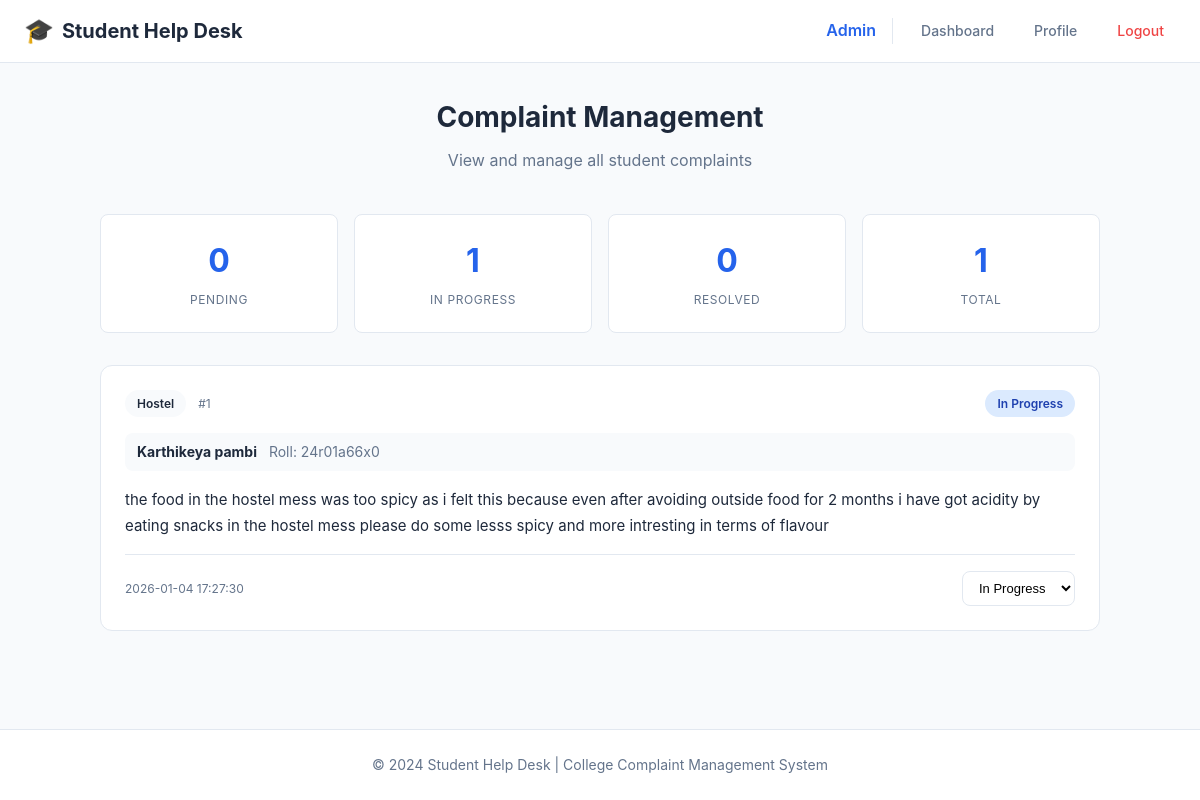
Screenshot of /admin/dashboard (signed in) with the database file from the repository.
### tables this page shows
CREATE TABLE complaints (
            id INTEGER PRIMARY KEY AUTOINCREMENT,
            student_id INTEGER NOT NULL,
            category TEXT NOT NULL,
            message TEXT NOT NULL,
            status TEXT DEFAULT 'Pending',
            admin_id INTEGER,
            created_at TIMESTAMP DEFAULT CURRENT_TIMESTAMP,
            updated_at TIMESTAMP DEFAULT CURRENT_TIMESTAMP,
            FOREIGN KEY (student_id) REFERENCES students(id),
            FOREIGN KEY (admin_id) REFERENCES admins(id)
        );

CREATE TABLE students (
            id INTEGER PRIMARY KEY AUTOINCREMENT,
            name TEXT NOT NULL,
            roll TEXT UNIQUE NOT NULL
        );

### app.py (the view)
@app.route('/admin/dashboard')
@admin_required
def admin_dashboard():
    if not session.get('profile_complete'):
        flash('Please complete your profile first.', 'warning')
        return redirect(url_for('admin_profile'))
    conn = get_db()
    cursor = conn.cursor()
    cursor.execute('''
        SELECT c.*, s.name as student_name, s.roll as student_roll,
               a.admin_name as assigned_admin
        FROM complaints c
        JOIN students s ON c.student_id = s.id
        LEFT JOIN admins a ON c.admin_id = a.id
        ORDER BY
            CASE c.status
                WHEN 'Pending' THEN 1
                WHEN 'In Progress' THEN 2
                ELSE 3
            END,
            c.created_at DESC
    ''')
    complaints = cursor.fetchall()
    conn.close()
    return render_template('admin/dashboard.html', complaints=complaints)

### app.py (called while the page is built)
def get_db():
    conn = sqlite3.connect(DATABASE)
    conn.row_factory = sqlite3.Row
    return conn

def admin_required(f):
    @wraps(f)
    def decorated_function(*args, **kwargs):
        if 'admin_id' not in session:
            flash('Please login as an administrator first.', 'error')
            return redirect(url_for('admin_login'))
        return f(*args, **kwargs)
    return decorated_function

### templates/admin/dashboard.html (shortened to what this page needs)
{% extends "base.html" %}
{% block content %}
<div class="admin-dashboard">
    <div class="dashboard-header">
        <h1>Complaint Management</h1>
        <p>View and manage all student complaints</p>
    </div>
    <div class="stats-row">
        <div class="stat-card">
            <span class="stat-number">{{ complaints|selectattr('status', 'equalto', 'Pending')|list|length }}</span>
            <span class="stat-label">Pending</span>
        </div>
        <div class="stat-card">
            <span class="stat-number">{{ complaints|selectattr('status', 'equalto', 'In Progress')|list|length }}</span>
            <span class="stat-label">In Progress</span>
        </div>
        <div class="stat-card">
            <span class="stat-number">{{ complaints|selectattr('status', 'equalto', 'Resolved')|list|length }}</span>
            <span class="stat-label">Resolved</span>
        </div>
        <div class="stat-card">
            <span class="stat-number">{{ complaints|length }}</span>
            <span class="stat-label">Total</span>
        </div>
    </div>
    {% if complaints %}
        <div class="admin-complaints-list">
            {% for complaint in complaints %}
                <div class="admin-complaint-card">
                    <div class="complaint-header">
                        <div class="complaint-info">
                            <span class="complaint-category">{{ complaint.category }}</span>
                            <span class="complaint-id">#{{ complaint.id }}</span>
                        </div>
                        <span class="complaint-status status-{{ complaint.status|lower|replace(' ', '-') }}">
                            {{ complaint.status }}
                        </span>
                    </div>
                    <div class="student-info">
                        <strong>{{ complaint.student_name }}</strong>
                        <span>Roll: {{ complaint.student_roll }}</span>
                    </div>
                    <div class="complaint-body">
                        <p class="complaint-message">{{ complaint.message }}</p>
                    </div>
                    <div class="complaint-actions">
                        <span class="complaint-date">{{ complaint.created_at }}</span>
                        {% if not complaint.admin_id %}
                            <form method="POST" action="{{ url_for('admin_take_complaint', complaint_id=complaint.id) }}" class="inline-form">
                                <button type="submit" class="btn btn-primary btn-sm">
                                    Take Responsibility
                                </button>
                            </form>
                        {% elif complaint.admin_id == session.get('admin_id') %}
                            <form method="POST" action="{{ url_for('admin_update_status', complaint_id=complaint.id) }}" class="status-form">
                                <select name="status" onchange="this.form.submit()">
                                    <option value="In Progress" {% if complaint.status == 'In Progress' %}selected{% endif %}>In Progress</option>
                                </select>
                            </form>
                        {% else %}
                            <span class="assigned-to">Assigned to: {{ complaint.assigned_admin }}</span>
                        {% endif %}
                    </div>
                </div>
            {% endfor %}
        </div>
    {% else %}
        <div class="empty-state">
            <div class="empty-icon">📋</div>
            <h2>No Complaints</h2>
            <p>There are no complaints in the system yet.</p>
        </div>
    {% endif %}
</div>
{% endblock %}

### templates/base.html (shortened to what this page needs)
<!DOCTYPE html>
<html lang="en">
<head>
    <link rel="stylesheet" href="{{ url_for('static', filename='css/style.css') }}">
</head>
<body>
    <nav class="navbar">
        <div class="nav-container">
            <a href="{{ url_for('home') }}" class="nav-brand">
                <span class="brand-icon">🎓</span>
                Student Help Desk
            </a>
            <div class="nav-links">
                {% if session.get('student_id') %}
                    <span class="nav-user">{{ session.get('student_name') }}</span>
                    <a href="{{ url_for('student_dashboard') }}" class="nav-link">Dashboard</a>
                    <a href="{{ url_for('student_complaints') }}" class="nav-link">My Complaints</a>
                    <a href="{{ url_for('student_logout') }}" class="nav-link nav-logout">Logout</a>
                {% elif session.get('admin_id') %}
                    <span class="nav-user">Admin</span>
                    <a href="{{ url_for('admin_dashboard') }}" class="nav-link">Dashboard</a>
                    <a href="{{ url_for('admin_profile') }}" class="nav-link">Profile</a>
                    <a href="{{ url_for('admin_logout') }}" class="nav-link nav-logout">Logout</a>
                {% else %}
                    <a href="{{ url_for('student_login') }}" class="nav-link">Student</a>
                    <a href="{{ url_for('admin_login') }}" class="nav-link">Admin</a>
                {% endif %}
            </div>
        </div>
    </nav>
    <main class="main-content">
        {% block content %}{% endblock %}
    </main>
    <footer class="footer">
        <p>&copy; 2024 Student Help Desk | College Complaint Management System</p>
    </footer>
</body>
</html>

### static/css/style.css (style rules this page uses)
:root { --primary: #2563eb; --primary-dark: #1d4ed8; --primary-light: #3b82f6; --secondary: #64748b; --success: #22c55e; --warning: #f59e0b; --danger: #ef4444; --background: #f8fafc; --surface: #ffffff; --text: #1e293b; --text-muted: #64748b; --border: #e2e8f0; --shadow: 0 1px 3px rgba(0, 0, 0, 0.1); --shadow-md: 0 4px 6px -1px rgba(0, 0, 0, 0.1); --shadow-lg: 0 10px 15px -3px rgba(0, 0, 0, 0.1); --radius: 8px; --radius-lg: 12px; --transition: all 0.2s ease; }
*, *::before, *::after { box-sizing: border-box; margin: 0; padding: 0; }
html { font-size: 16px; -webkit-font-smoothing: antialiased; }
body { font-family: -apple-system, BlinkMacSystemFont, 'Segoe UI', Roboto, Oxygen, Ubuntu, sans-serif; background-color: var(--background); color: var(--text); line-height: 1.6; min-height: 100vh; display: flex; flex-direction: column; }
a { color: var(--primary); text-decoration: none; transition: var(--transition); }
.navbar { background: var(--surface); border-bottom: 1px solid var(--border); padding: 0.75rem 1.5rem; position: sticky; top: 0; z-index: 100; }
.nav-container { max-width: 1200px; margin: 0 auto; display: flex; justify-content: space-between; align-items: center; }
.nav-brand { font-weight: 700; font-size: 1.25rem; color: var(--text); display: flex; align-items: center; gap: 0.5rem; }
.brand-icon { font-size: 1.5rem; }
.nav-links { display: flex; align-items: center; gap: 1rem; }
.nav-link { padding: 0.5rem 0.75rem; border-radius: var(--radius); color: var(--text-muted); font-weight: 500; font-size: 0.875rem; }
.nav-logout { color: var(--danger); }
.nav-user { font-weight: 600; color: var(--primary); padding-right: 1rem; border-right: 1px solid var(--border); }
.main-content { flex: 1; padding: 2rem 1.5rem; max-width: 1200px; margin: 0 auto; width: 100%; }
.dashboard-header { text-align: center; margin-bottom: 2.5rem; }
.dashboard-header h1 { font-size: 1.75rem; margin-bottom: 0.5rem; }
.dashboard-header p { color: var(--text-muted); }
.complaint-header { display: flex; justify-content: space-between; align-items: center; margin-bottom: 1rem; }
.complaint-category { background: var(--background); padding: 0.25rem 0.75rem; border-radius: 9999px; font-size: 0.75rem; font-weight: 600; color: var(--text); }
.complaint-status { padding: 0.25rem 0.75rem; border-radius: 9999px; font-size: 0.75rem; font-weight: 600; }
.status-in-progress { background: #dbeafe; color: #1e40af; }
.complaint-message { color: var(--text); font-size: 0.9375rem; margin-bottom: 1rem; line-height: 1.7; }
.complaint-date { font-size: 0.75rem; color: var(--text-muted); }
.admin-dashboard { max-width: 1000px; margin: 0 auto; }
.stats-row { display: grid; grid-template-columns: repeat(4, 1fr); gap: 1rem; margin-bottom: 2rem; }
.stat-card { background: var(--surface); border: 1px solid var(--border); border-radius: var(--radius); padding: 1.25rem; text-align: center; }
.stat-number { display: block; font-size: 2rem; font-weight: 700; color: var(--primary); }
.stat-label { font-size: 0.75rem; color: var(--text-muted); text-transform: uppercase; letter-spacing: 0.05em; }
.admin-complaints-list { display: flex; flex-direction: column; gap: 1rem; }
.admin-complaint-card { background: var(--surface); border: 1px solid var(--border); border-radius: var(--radius-lg); padding: 1.5rem; }
.complaint-info { display: flex; align-items: center; gap: 0.75rem; }
.complaint-id { font-size: 0.75rem; color: var(--text-muted); }
.student-info { background: var(--background); padding: 0.5rem 0.75rem; border-radius: var(--radius); margin-bottom: 1rem; font-size: 0.875rem; }
.student-info strong { margin-right: 0.5rem; }
.student-info span { color: var(--text-muted); }
.complaint-actions { display: flex; justify-content: space-between; align-items: center; margin-top: 1rem; padding-top: 1rem; border-top: 1px solid var(--border); }
.status-form select { padding: 0.5rem 0.75rem; border: 1px solid var(--border); border-radius: var(--radius); font-size: 0.8125rem; cursor: pointer; background: var(--surface); }
.footer { background: var(--surface); border-top: 1px solid var(--border); padding: 1.5rem; text-align: center; font-size: 0.875rem; color: var(--text-muted); }

### rows the page displays
complaints: category "Hostel", id "1", status "In Progress", student_name "Karthikeya pambi", student_roll "24r01a66x0", message "the food in the hostel mess was too spicy as i felt this because even after avoiding outside food for 2 months i have got acidity by eating snacks in the hostel mess please do some lesss spicy and more intresting in terms of flavour", created_at "2026-01-04 17:27:30"

### other values shown
{{ complaints|selectattr('status', 'equalto', 'Pending')|list|length }} "0"
{{ complaints|selectattr('status', 'equalto', 'In Progress')|list|length }} "1"
{{ complaints|selectattr('status', 'equalto', 'Resolved')|list|length }} "0"
{{ complaints|length }} "1"
